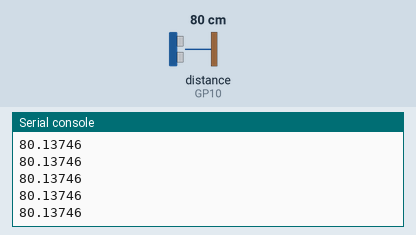
Simulated run of this program. Board: Raspberry Pi Pico running MicroPython. On the bench: the last lines printed to the serial console. The inputs (shaded band) are chosen by the test bench; at power-on: distance to the obstacle (sensor on GP10) 80 cm. The echo pulse lasts 58.3 µs per cm.

Above: at 1.2 s.
1.3 s: distance to the obstacle (sensor on GP10) set to 2 cm
At 1.38 s:
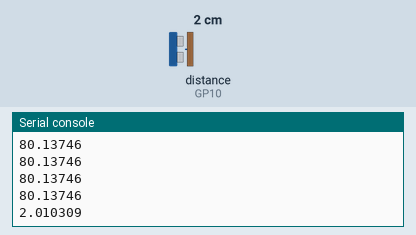
2.8 s: distance to the obstacle (sensor on GP10) set to 4 cm
At 2.89 s:
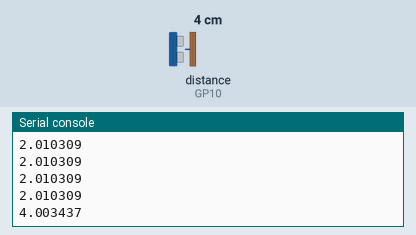
Timing chart, 0 to 5.8 s (numbered marks = the images above; inputs shaded):
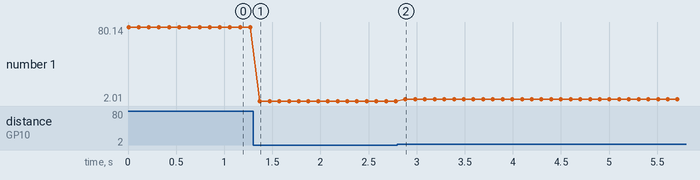

The program:

ultrasonic-sensor.py
```python
from machine import Pin            # Pin-Klasse
from machine import time_pulse_us  # Funktion um Echopuls zu messen
from time import sleep             # Verzoegerung in Sekunden
from utime import sleep_us         # Verzoegerung in Mikrosekunden

DISTANCE_TIME_OF_SOUND_PER_CM = 29.1
DISTANCE_MAX_RANGE_IN_CM = 400
DISTANCE_ECHO_IO = 10
DISTANCE_TRIGGER_IO = 11
DISTANCE_ECHO_TIMEOUT_US = int(DISTANCE_MAX_RANGE_IN_CM*2*DISTANCE_TIME_OF_SOUND_PER_CM)

distance_trigger = Pin(DISTANCE_TRIGGER_IO, mode=Pin.OUT)
distance_echo = Pin(DISTANCE_ECHO_IO, mode=Pin.IN, pull=Pin.PULL_DOWN)

def get_distance():
    distance_trigger.value(0)

    # Sende Puls von 10us
    sleep_us(5)
    distance_trigger.value(1)
    sleep_us(10)
    distance_trigger.value(0)
    # Hole Laenge des Echopuls
    pulse_time = time_pulse_us(distance_echo, 1, DISTANCE_ECHO_TIMEOUT_US)
    if pulse_time < 0:
        # Max Wert bei Fehlmessung
        pulse_time = DISTANCE_ECHO_TIMEOUT_US
    # Berechne Entfernung in cm
    distance_cm = (pulse_time / 2) / DISTANCE_TIME_OF_SOUND_PER_CM
    return distance_cm


while True:
    print(get_distance())
    sleep(0.1)
```

Measured:
- after the input at 1.3 s, the serial console: prints a new line after 0.07 s (image 1)
- after the input at 2.8 s, the serial console: prints a new line after 0.08 s (image 2)
- plotted number 1: 80.14 → 2.01 after the input at 1.3 s, 2.01 → 4 after the input at 2.8 s
